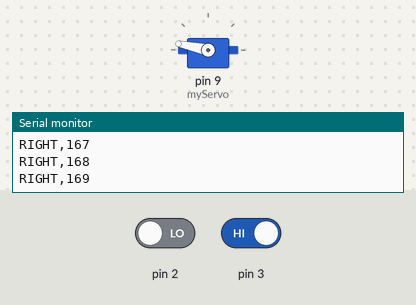
Simulated run of this sketch. Board: Arduino Uno, built with avr-gcc and run on an emulated ATmega328P. Parts: servo, the last lines printed to the serial monitor. The test bench sets the inputs (shaded band); at power-on: pin 2 LOW, pin 3 HIGH.

Above: at 1.2 s.
1.3 s: pin 2 driven HIGH
At 2.76 s:
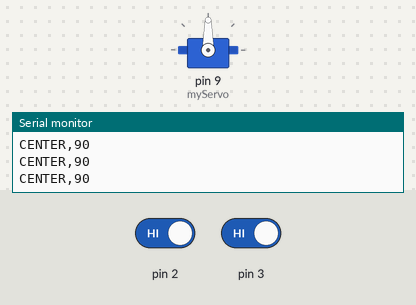
3.0 s: pin 3 driven LOW
At 5.4 s:
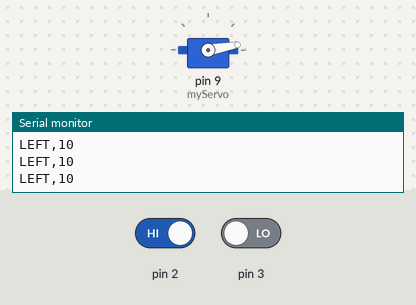
5.7 s: pin 2 driven LOW and pin 3 driven HIGH
At 6.16 s:
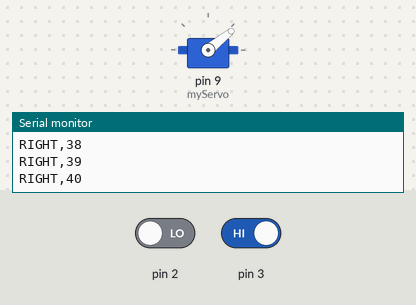
Timing chart, 0 to 9.7 s (numbered marks = the images above; inputs shaded):
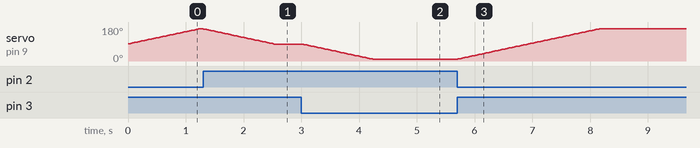

Measured:
- after the input at 1.3 s, servo on pin 9 (myServo): moves from 170° to 90° over 1.2 s, starting at once
- after the input at 3.0 s, servo on pin 9 (myServo): moves from 90° to 10° over 1.2 s, starting at once
- after the input at 5.7 s, servo on pin 9 (myServo): moves from 10° to 170° over 2.5 s, starting at once

The sketch:

arduino.ino
```cpp
#include <Servo.h>

Servo myServo;

int angle = 90;

void setup() {

  pinMode(2, INPUT);
  pinMode(3, INPUT);

  Serial.begin(9600);

  myServo.attach(9);
  myServo.write(angle);
}

void loop() {

  int left = digitalRead(2);
  int right = digitalRead(3);

  int target = 90;

  String direction = "CENTER";

  if (left == 1 && right == 0) {
    target = 10;          // Left limit
    direction = "LEFT";
  }

  else if (left == 0 && right == 1) {
    target = 170;         // Right limit
    direction = "RIGHT";
  }

  else {
    target = 90;
    direction = "CENTER";
  }

  // Smooth movement
  if (angle < target)
    angle++;

  else if (angle > target)
    angle--;

  myServo.write(angle);

  // Send direction and ACTUAL angle to ESP32
  Serial.print(direction);
  Serial.print(",");
  Serial.println(angle);

  delay(15);
}
```
